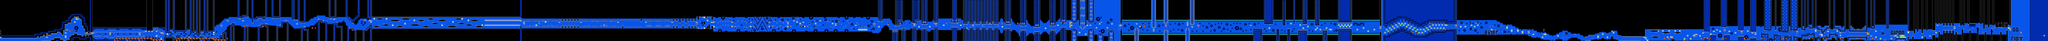

The image is a tile-based game level rendered from a .tmx file. Its description and source (layers, tilesets, objects; grid data summarised) follow:
An orthogonal 1327x27 tile map with 16x16 px tiles, 2 tile layers (SP, ...), 2 tilesets.

<map version="1.10" tiledversion="1.11.0" orientation="orthogonal" renderorder="right-down" width="1327" height="27" tilewidth="16" tileheight="16" infinite="0" nextlayerid="3" nextobjectid="1">
 <editorsettings>
  <chunksize width="16" height="27" />
  <export target="../LEVELS/LEVEL DATA/bloodbath.csv" format="csv" />
 </editorsettings>
 <tileset firstgid="1" name="famidash" tilewidth="16" tileheight="16" tilecount="256" columns="16">
  <image source="../GRAPHICS/famidash.bmp" width="256" height="256" />
 </tileset>
 <tileset firstgid="257" name="sprites" tilewidth="16" tileheight="16" tilecount="256" columns="16">
  <image source="../GRAPHICS/sprites.png" width="256" height="256" />
 </tileset>
 <layer id="1" width="1327" height="27">
  <data>[35829 cells, 35829 non-empty, 136 distinct tile ids]</data>
 </layer>
 <layer id="2" name="SP" width="1327" height="27">
  <data>[35829 cells, 547 non-empty, 48 distinct tile ids]</data>
 </layer>
</map>
